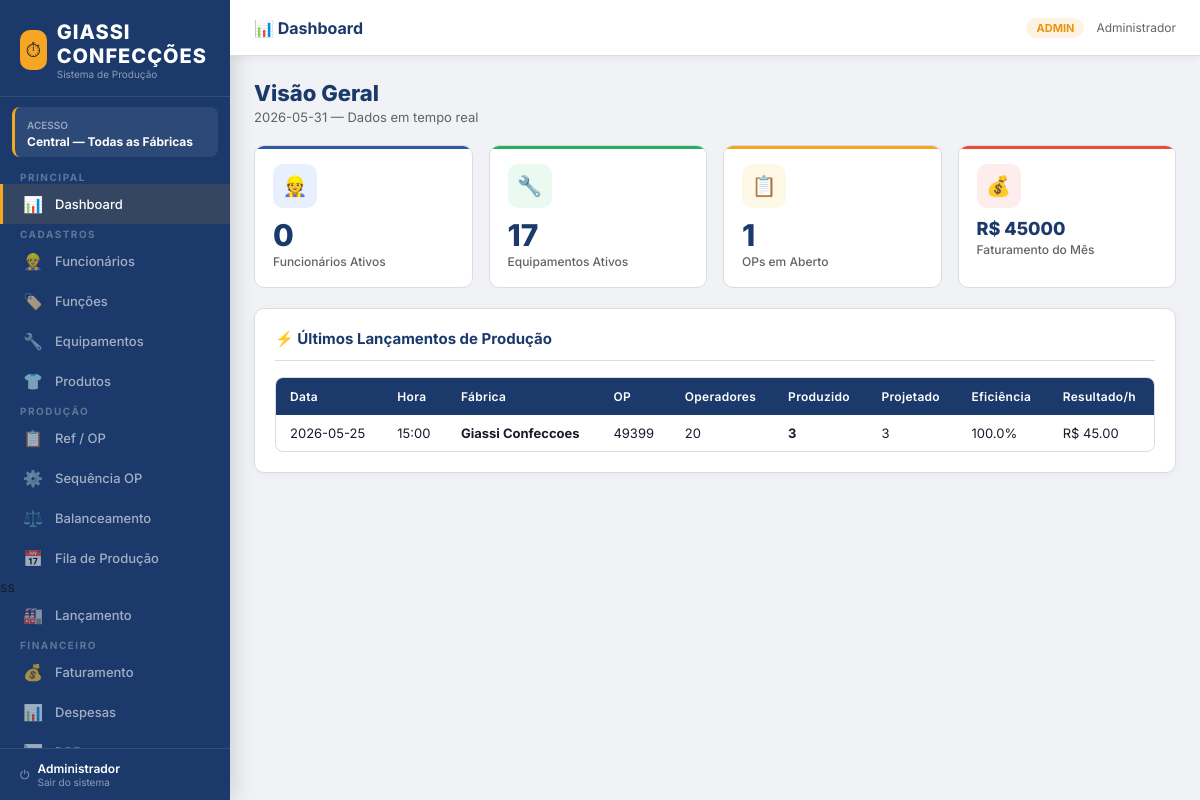
/dashboard (signed in), run on the app's committed database.
### tables this page shows
CREATE TABLE usuarios (
        id INTEGER PRIMARY KEY AUTOINCREMENT,
        nome TEXT NOT NULL,
        login TEXT NOT NULL UNIQUE,
        senha_hash TEXT NOT NULL,
        perfil TEXT DEFAULT 'operador',
        fabrica_id INTEGER,
        ativo INTEGER DEFAULT 1,
        FOREIGN KEY(fabrica_id) REFERENCES fabricas(id)
    );

CREATE TABLE producao (
        id INTEGER PRIMARY KEY AUTOINCREMENT,
        fabrica_id INTEGER,
        op_id INTEGER,
        data TEXT NOT NULL,
        hora TEXT NOT NULL,
        ciclo_minutos INTEGER DEFAULT 60,
        operadores INTEGER DEFAULT 0,
        qtd_produzida INTEGER DEFAULT 0,
        qtd_projetada REAL DEFAULT 0,
        eficiencia REAL DEFAULT 0,
        faturamento_hora REAL DEFAULT 0,
        custo_hora REAL DEFAULT 0,
        resultado_hora REAL DEFAULT 0,
        obs TEXT,
        criado_em TEXT DEFAULT (datetime('now','localtime')),
        FOREIGN KEY(fabrica_id) REFERENCES fabricas(id),
        FOREIGN KEY(op_id) REFERENCES ordens_producao(id)
    );

CREATE TABLE fabricas (
        id INTEGER PRIMARY KEY AUTOINCREMENT,
        nome TEXT NOT NULL,
        cidade TEXT,
        endereco TEXT,
        ativa INTEGER DEFAULT 1
    );

CREATE TABLE ordens_producao (
        id INTEGER PRIMARY KEY AUTOINCREMENT,
        numero TEXT NOT NULL,
        fabrica_id INTEGER,
        referencia_id INTEGER,
        descricao TEXT,
        quantidade_total INTEGER DEFAULT 0,
        valor_unitario REAL DEFAULT 0,
        valor_total REAL DEFAULT 0,
        data_entrada TEXT,
        data_entrega TEXT,
        situacao TEXT DEFAULT 'ABERTA',
        obs TEXT,
        FOREIGN KEY(fabrica_id) REFERENCES fabricas(id),
        FOREIGN KEY(referencia_id) REFERENCES referencias(id)
    );

### app.py (the view)
@app.route('/dashboard')
@login_required
def dashboard():
    user = get_user()
    c = m.conn()
    hoje = date.today().strftime('%Y-%m-%d')
    mes  = date.today().strftime('%Y-%m')
    fids = fab_ids(user)
    ph   = ','.join('?'*len(fids))
    stats = {
        'funcionarios': c.execute(f"SELECT COUNT(*) FROM funcionarios WHERE fabrica_id IN ({ph}) AND situacao='ATIVO'", fids).fetchone()[0],
        'equipamentos': c.execute(f"SELECT COUNT(*) FROM equipamentos WHERE fabrica_id IN ({ph}) AND situacao='ATIVO'", fids).fetchone()[0],
        'ops_abertas':  c.execute(f"SELECT COUNT(*) FROM ordens_producao WHERE fabrica_id IN ({ph}) AND situacao='ABERTA'", fids).fetchone()[0],
        'fat_mes':      c.execute(f"SELECT COALESCE(SUM(valor_total),0) FROM faturamento WHERE fabrica_id IN ({ph}) AND data LIKE ?", fids+[f'{mes}%']).fetchone()[0],
    }
    ultimos = c.execute(f"""
        SELECT p.data,p.hora,f.nome fab,op.numero,p.operadores,
               p.qtd_produzida,p.qtd_projetada,p.eficiencia,p.resultado_hora
        FROM producao p JOIN fabricas f ON p.fabrica_id=f.id
        JOIN ordens_producao op ON p.op_id=op.id
        WHERE p.fabrica_id IN ({ph})
        ORDER BY p.criado_em DESC LIMIT 15
    """, fids).fetchall()
    c.close()
    return render_template('dashboard.html', user=user, stats=stats, ultimos=ultimos, hoje=hoje)

### app.py (called while the page is built)
def login_required(f):
    @wraps(f)
    def dec(*a, **kw):
        if 'uid' not in session:
            session['next'] = request.url
            return redirect(url_for('login'))
        return f(*a, **kw)
    return dec

def get_user():
    if 'uid' not in session: return None
    c = m.conn()
    u = c.execute("SELECT u.*,f.nome fab_nome FROM usuarios u LEFT JOIN fabricas f ON u.fabrica_id=f.id WHERE u.id=?",
                  (session['uid'],)).fetchone()
    c.close(); return u

def fab_ids(user):
    if user['perfil'] in ('admin','gestor'):
        c = m.conn()
        ids = [r[0] for r in c.execute("SELECT id FROM fabricas WHERE ativa=1").fetchall()]
        c.close(); return ids
    return [user['fabrica_id']]

### models.py (called while the page is built)
def conn():
    c = sqlite3.connect(DB)
    c.row_factory = sqlite3.Row
    c.execute("PRAGMA foreign_keys=ON")
    return c

### templates/dashboard.html (shortened to what this page needs)
{% extends "base.html" %}
{% block page_title %}📊 Dashboard{% endblock %}
{% block content %}
<div class="page-header">
  <div class="page-header-left">
    <h1>Visão Geral</h1>
    <p>{{ hoje }} — Dados em tempo real</p>
  </div>
</div>
<div class="grid grid-4" style="margin-bottom:20px">
  <div class="stat-card azul">
    <div class="stat-icon azul">👷</div>
    <div class="stat-val">{{ stats.funcionarios }}</div>
    <div class="stat-label">Funcionários Ativos</div>
  </div>
  <div class="stat-card verde">
    <div class="stat-icon verde">🔧</div>
    <div class="stat-val">{{ stats.equipamentos }}</div>
    <div class="stat-label">Equipamentos Ativos</div>
  </div>
  <div class="stat-card amar">
    <div class="stat-icon amar">📋</div>
    <div class="stat-val">{{ stats.ops_abertas }}</div>
    <div class="stat-label">OPs em Aberto</div>
  </div>
  <div class="stat-card verm">
    <div class="stat-icon verm">💰</div>
    <div class="stat-val" style="font-size:18px">R$ {{ "%.0f"|format(stats.fat_mes|float) }}</div>
    <div class="stat-label">Faturamento do Mês</div>
  </div>
</div>
<div class="card">
  <div class="card-header">
    <div class="card-title">⚡ Últimos Lançamentos de Produção</div>
  </div>
  {% if ultimos %}
  <div class="table-wrap">
    <table>
      <thead><tr><th>Data</th><th>Hora</th><th>Fábrica</th><th>OP</th>
        <th>Operadores</th><th>Produzido</th><th>Projetado</th><th>Eficiência</th><th>Resultado/h</th></tr></thead>
      <tbody>
        {% for u in ultimos %}
        <tr>
          <td>{{ u.data }}</td><td>{{ u.hora }}</td>
          <td><strong>{{ u.fab }}</strong></td><td>{{ u.numero }}</td>
          <td>{{ u.operadores }}</td><td><strong>{{ u.qtd_produzida }}</strong></td>
          <td>{{ "%.0f"|format(u.qtd_projetada|float) }}</td>
          <td>{{ u.eficiencia|round(1) }}%</td>
          <td>R$ {{ "%.2f"|format(u.resultado_hora|float) if u.resultado_hora else '-' }}</td>
        </tr>
        {% endfor %}
      </tbody>
    </table>
  </div>
  {% else %}
  <div class="empty"><span class="empty-icon">📊</span>Nenhum lançamento ainda. Comece cadastrando funcionários e equipamentos!</div>
  {% endif %}
</div>
{% endblock %}

### templates/base.html (shortened to what this page needs)
<!DOCTYPE html>
<html lang="pt-BR">
<head>
</head>
<body>
<div class="layout">
  <nav class="sidebar">
    <div class="sid-logo">
      <div class="sid-logo-inner">
        <div class="sid-logo-icon">⏱</div>
        <div>
          <h1>GIASSI CONFECÇÕES</h1>
          <small>Sistema de Produção</small>
        </div>
      </div>
    </div>
    {% if session.fab_id %}
    <div class="sid-fab">
      <span>Fábrica Atual</span>
      <strong>{{ get_user().fab_nome if get_user() else '—' }}</strong>
    </div>
    {% else %}
    <div class="sid-fab">
      <span>Acesso</span>
      <strong>Central — Todas as Fábricas</strong>
    </div>
    {% endif %}
    <div style="overflow-y:auto;flex:1">
      <span class="nav-section">Principal</span>
      <a href="/dashboard" class="nav-item {% if request.path=='/dashboard' %}active{% endif %}">
        <span class="nav-icon">📊</span><span class="nav-label">Dashboard</span></a>
      <span class="nav-section">Cadastros</span>
      <a href="/funcionarios" class="nav-item {% if 'funcionarios' in request.path %}active{% endif %}">
        <span class="nav-icon">👷</span><span class="nav-label">Funcionários</span></a>
      <a href="/funcoes" class="nav-item {% if 'funcoes' in request.path %}active{% endif %}">
        <span class="nav-icon">🏷️</span><span class="nav-label">Funções</span></a>
      <a href="/equipamentos" class="nav-item {% if 'equipamentos' in request.path %}active{% endif %}">
        <span class="nav-icon">🔧</span><span class="nav-label">Equipamentos</span></a>
      <a href="/produtos" class="nav-item {% if 'produtos' in request.path %}active{% endif %}">
        <span class="nav-icon">👕</span><span class="nav-label">Produtos</span></a>
      <span class="nav-section">Produção</span>
      <a href="/ref-op" class="nav-item"><span class="nav-icon">📋</span><span class="nav-label">Ref / OP</span></a>
      <a  href="/sequencia-op" class="nav-item"><span class="nav-icon">⚙️</span><span class="nav-label">Sequência OP</span></a>
      <a href="/balanceamento" class="nav-item"><span class="nav-icon">⚖️</span><span class="nav-label">Balanceamento</span></a>
      <a href="/fila-producao" class="nav-item"><span class="nav-icon">📅</span><span class="nav-label">Fila de Produção</span></a>ss
      <a href="/lancamento" class="nav-item"><span class="nav-icon">🏭</span><span class="nav-label">Lançamento</span></a>
      <span class="nav-section">Financeiro</span>
      <a href="/faturamento" class="nav-item"><span class="nav-icon">💰</span><span class="nav-label">Faturamento</span></a>
      <a href="/despesas" class="nav-item"><span class="nav-icon">📊</span><span class="nav-label">Despesas</span></a>
      <a href="/dre" class="nav-item"><span class="nav-icon">📉</span><span class="nav-label">DRE</span></a>
    </div>
    <div class="sid-bottom">
      <a href="/logout">
        <span>⏻</span>
        <div>
          <div style="color:#fff;font-size:12px;font-weight:600">{{ session.nome }}</div>
          <div style="font-size:10px">Sair do sistema</div>
        </div>
      </a>
    </div>
  </nav>
  <div class="main">
    <div class="topbar">
      <div class="topbar-title">{% block page_title %}Chrona{% endblock %}</div>
      <div class="topbar-right">
        <span class="badge {% if session.perfil=='admin' %}badge-admin{% else %}badge-op{% endif %}">
          {{ session.perfil|upper }}</span>
        <span class="user-info">{{ session.nome }}</span>
      </div>
    </div>
    <div class="content">
      {% block content %}{% endblock %}
    </div>
  </div>
</div>
</body>
</html>

### data on the page
usuarios: nome "Administrador"
producao: data "2026-05-25", hora "15:00", fab "Giassi Confeccoes", numero "49399", operadores "20", qtd_produzida "3", qtd_projetada "3", eficiencia "100.0", resultado_hora "45.00"

### other printed values
{{ session.perfil|upper }} "ADMIN"
{{ stats.funcionarios }} "0"
{{ stats.equipamentos }} "17"
{{ stats.ops_abertas }} "1"
{{ "%.0f"|format(stats.fat_mes|float) }} "45000"
